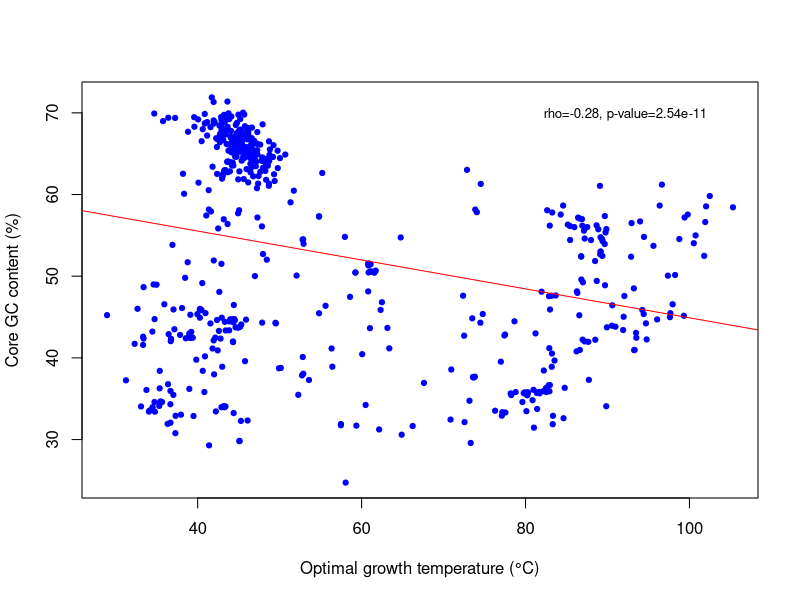

This chart was generated by the following R code:
#Figure 9

data1 <- read.csv("GC_all_prop.csv",header=T)
attach(data1)

Temp<-unlist(data1[2])
core.gc<-unlist(data1[5]) * 100

pdf("Fig9_Topt_Core_GC.pdf")
plot(Temp,core.gc,pch=19,cex=0.7,xlab="Optimal growth temperature (°C)",ylab="Core GC content (%)",col="blue") #Make a plot for this aswell - to show correlation/interaction

abline(lm(core.gc~Temp),col="red")

ct2 <-cor.test(Temp,core.gc)
ct2.p<-ct2$p.value
ct2.rho<-ct2$estimate

#Significant figures
ctrho2 <- signif(ct2.rho, digits =3)
ctp2 <- signif(ct2.p, digits =3)

txt2<-paste("rho=",ctrho2,", p-value=",ctp2,sep="")
mtext(txt2,side=3,adj=0.9,line=-2,cex=0.8)

cor.test(Temp,core.gc)

dev.off()



